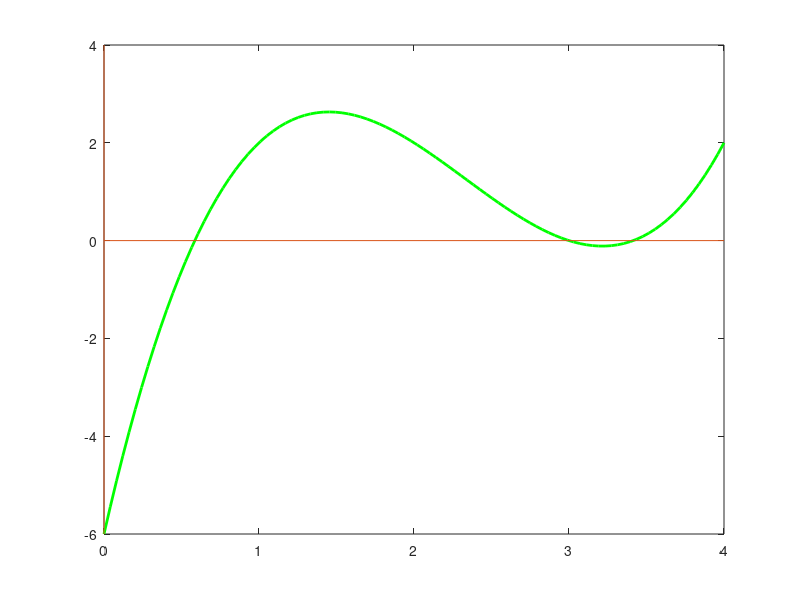

Here is the MATLAB script that generated this plot: (Note: this script raises an error after producing the figure.)
f = @(x) x.^3 - 7*x.^2 + 14 * x - 6
eps = 10 ^ (-5)
x = linspace(0,4, 100)
plot(x, f(x), 'Linewidth', 2, 'Color', 'g')
hold on
line(xlim, [0 0])
line([0,0], ylim)

xaprox1 = MetBisectiei(f, 0, 1, eps)
xaprox2 = MetBisectiei(f, 1, 3.2, eps)
xaprox3 = MetBisectiei(f, 3.2, 4, eps)

plot([xaprox1, xaprox2, xaprox3], [f(xaprox1),f(xaprox2),f(xaprox3)], 'or', 'MarkerSize', 10)


function y = MetBisectiei(f, a, b, eps) 
    k = floor (log2((b-a)/eps))
    A = zeros(1, k + 1);
    B = zeros(1, k + 1);
    X = zeros(1, k + 1);
    A(1) = a;
    B(1) = b;
    X(1) = (a+b) / 2;
    for i = 1:k
        if (f(A(i)) * f(X(i)) < 0)
           B(i + 1) = X(i);
           A(i + 1) = A(i);
           X(i + 1) = (A(i + 1) + B(i + 1)) / 2;
        end
        if (f(X(i)) * f(B(i)) < 0)
            A(i + 1) = X(i);
            B(i + 1) = B(i);
            X(i + 1) = (A(i + 1) + B(i + 1)) / 2;
        end
        if (f(X(i)) == 0)
            X(i + 1) = X(i);
        end
    end
    y = X(k)
end
